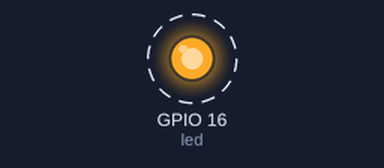
Recording of a program running on a simulated ESP8266 board running MicroPython. Shown: output pins drawn as LEDs (lit = HIGH). Dashed ring = blinking.

Above: at 0.2 s.
Timing chart, 0 to 3.0 s (numbered marks = the images above):
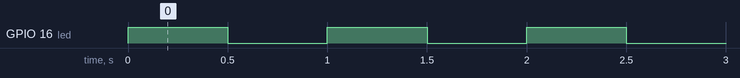

Measured:
- by itself, GPIO 16 (led): alternates HIGH for 0.50 s and LOW for 0.50 s

The program:

blink.py
```python
#hardware platform: FireBeetle-ESP8266

import time
from machine import Pin
led=Pin(16,Pin.OUT)          #create LED object from pin2,Set Pin2 to output

while True:
  led.value(1)              #turn off
  time.sleep(0.5)
  led.value(0)              #turn on
  time.sleep(0.5)
```
